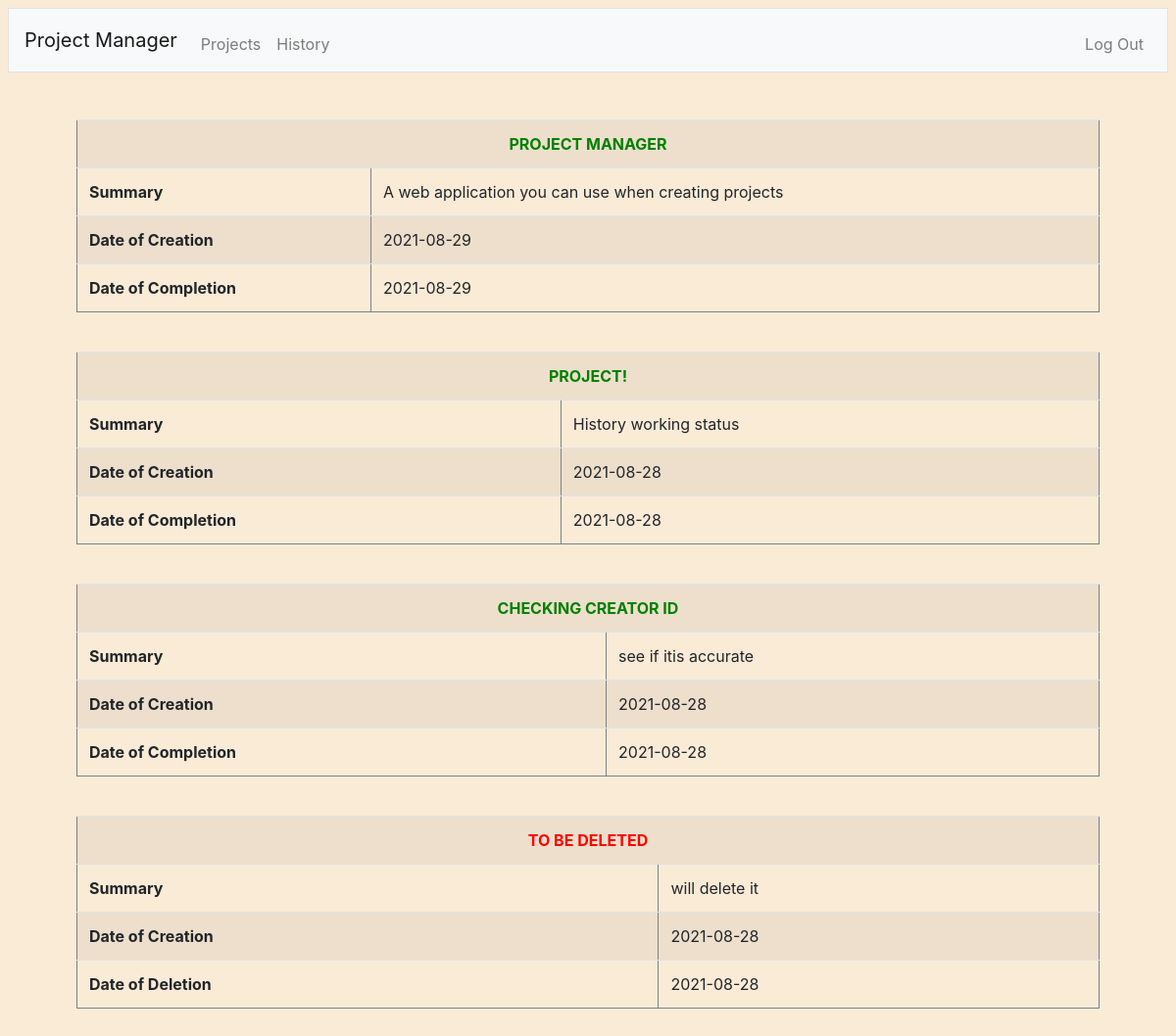
Screenshot of /history (signed in) with the database file from the repository.
### tables this page shows
CREATE TABLE 'completed_projects' ('id' integer, 'title' text, 'summary' text, 'creation_date' date, 'completion_date' date DEFAULT CURRENT_DATE, 'creator_id' integer, 'permission_1' text, 'permission_2' text);

CREATE TABLE 'deleted_projects' ('id' integer, 'title' text, 'summary' text, 'creation_date' date, 'deletion_date' date DEFAULT CURRENT_DATE, 'creator_id' integer, 'permission_1' text, 'permission_2' text);

### app.py (the view)
@app.route("/history")
@login_required
def history():
    current_user = db.execute("SELECT username FROM users WHERE id = ?", session["user_id"])
    completed_projects = db.execute("SELECT * FROM completed_projects WHERE creator_id = ? OR permission_1 = ? OR permission_2 = ? ORDER BY completion_date DESC", session["user_id"], current_user[0]['username'], current_user[0]['username'])
    deleted_projects = db.execute("SELECT * FROM deleted_projects WHERE creator_id = ? OR permission_1 = ? OR permission_2 = ? ORDER BY deletion_date DESC", session["user_id"], current_user[0]['username'], current_user[0]['username'])
    return render_template("history.html", completed_projects=completed_projects, deleted_projects=deleted_projects)

### app.py (called while the page is built)
@app.after_request
def after_request(response):
    response.headers["Cache-Control"] = "no-cache, no-store, must-revalidate"
    response.headers["Expires"] = 0
    response.headers["Pragma"] = "no-cache"
    return response

### helpers.py (called while the page is built)
def login_required(f):
    @wraps(f)
    def decorated_function(*args, **kwargs):
        if session.get("user_id") is None:
            return redirect("/login")
        return f(*args, **kwargs)
    return decorated_function

### templates/history.html (shortened to what this page needs)
{% extends "layout.html" %}
{% block main %}
    {% for project in completed_projects %}
        <table class="table table-striped" class="table table-hover" align="center" border="1px solid black">
            <th colspan="2" style="text-align:center; text-transform: uppercase; color: green;">{{ project["title"] }}</th>
            <tr>
                <th>Summary</th>
                <td>{{ project["summary"] }}</td>
            </tr>
            <tr>
                <th>Date of Creation</th>
                <td>{{ project["creation_date"] }}</td>
            </tr>
            <tr>
                <th>Date of Completion</td>
                <td>{{ project["completion_date"] }}</td>
            </tr>
        </table>
        <br>
    {% endfor %}
    {% for project in deleted_projects %}
        <table class="table table-striped" class="table table-hover" align="center" border="1px solid black">
            <th colspan="2" style="text-align:center; text-transform: uppercase; color: red;">{{ project["title"] }}</th>
            <tr>
                <th>Summary</th>
                <td>{{ project["summary"] }}</td>
            </tr>
            <tr>
                <th>Date of Creation</th>
                <td>{{ project["creation_date"] }}</td>
            </tr>
            <tr>
                <th>Date of Deletion</td>
                <td>{{ project["deletion_date"] }}</td>
            </tr>
        </table>
        <br>
    {% endfor %}
{% endblock %}

### templates/layout.html (shortened to what this page needs)
<!DOCTYPE html>
<html lang="en">
<head>
    <link rel="stylesheet" href="https://cdn.jsdelivr.net/npm/bootstrap@4.5.3/dist/css/bootstrap.min.css">
    <link href="/static/styles.css" rel="stylesheet">
</head>
<body>
    <nav class="navbar navbar-expand-md navbar-light bg-light border">
        <a class="navbar-brand" href="/"><span class="blue">Project Manager</span></a>
        <div class="collapse navbar-collapse" id="navbar">
            {% if session.user_id %}
                <ul class="navbar-nav mr-auto mt-2">
                    <li class="nav-item"><a class="nav-link" href="/">Projects</a></li>
                    <li class="nav-item"><a class="nav-link" href="/history">History</a></li>
                </ul>
                <ul class="navbar-nav ml-auto mt-2">
                    <li class="nav-item"><a class="nav-link" href="/logout">Log Out</a></li>
                </ul>
            {% endif %}
        </div>
    </nav>
    <main class="container p-5">
        {% block main %}{% endblock %}
    </main>
</body>
</html>

### static/styles.css (style rules this page uses)
body { background-color:antiquewhite; padding: 8px; }

### rows the page displays
completed_projects: title "PROJECT MANAGER", summary "A web application you can use when creating projects", creation_date "2021-08-29", completion_date "2021-08-29"
completed_projects: title "PROJECT!", summary "History working status", creation_date "2021-08-28", completion_date "2021-08-28"
completed_projects: title "CHECKING CREATOR ID", summary "see if itis accurate", creation_date "2021-08-28", completion_date "2021-08-28"
deleted_projects: title "TO BE DELETED", summary "will delete it", creation_date "2021-08-28", deletion_date "2021-08-28"
